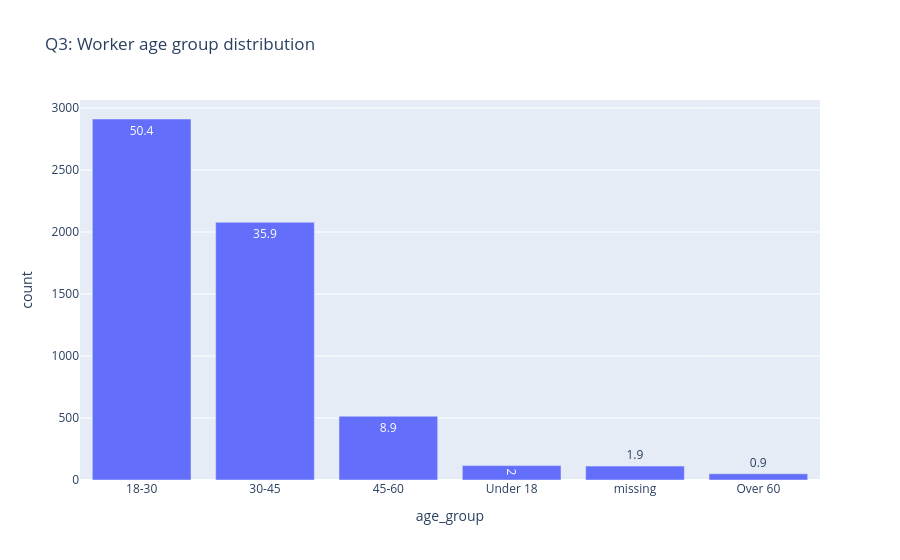

Here is the notebook cell this chart was saved with:
### Code cell
# Q3: age group
summarize("age_group", "Q3: Worker age group distribution")

### Figure 1 — Plotly figure (JSON) as saved in the notebook; plotly's stock layout.template omitted (floating-point values rounded to 4 significant figures)
{"data": [{"hovertemplate": "age_group=%{x}<br>count=%{y}<br>percent=%{text}<extra></extra>", "legendgroup": "", "marker": {"color": "#636efa", "pattern": {"shape": ""}}, "name": "", "orientation": "v", "showlegend": false, "text": [50.4, 35.9, 8.9, 2.0, 1.9, 0.9], "textposition": "auto", "type": "bar", "x": ["18-30", "30-45", "45-60", "Under 18", "missing", "Over 60"], "xaxis": "x", "y": [2911, 2078, 514, 116, 112, 50], "yaxis": "y"}], "layout": {"barmode": "relative", "legend": {"tracegroupgap": 0}, "title": {"text": "Q3: Worker age group distribution"}, "xaxis": {"anchor": "y", "domain": [0, 1], "title": {"text": "age_group"}}, "yaxis": {"anchor": "x", "domain": [0, 1], "title": {"text": "count"}}}}
